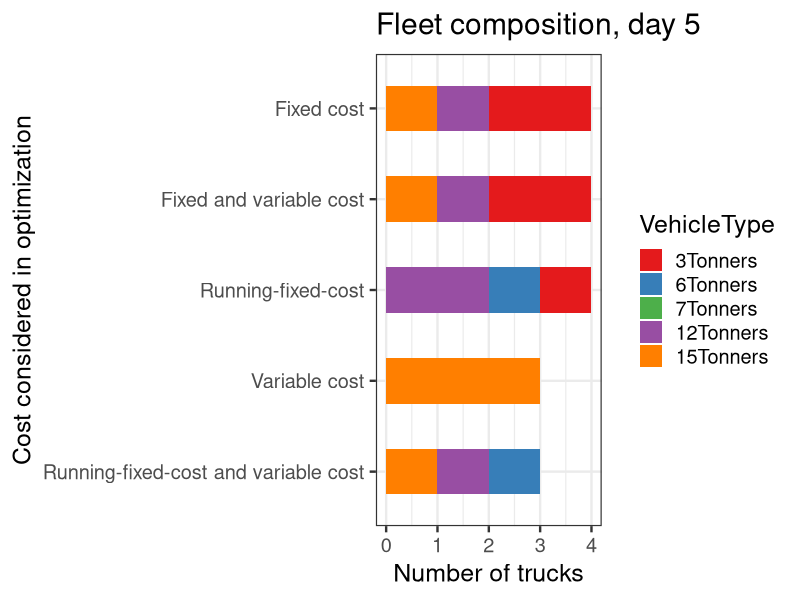
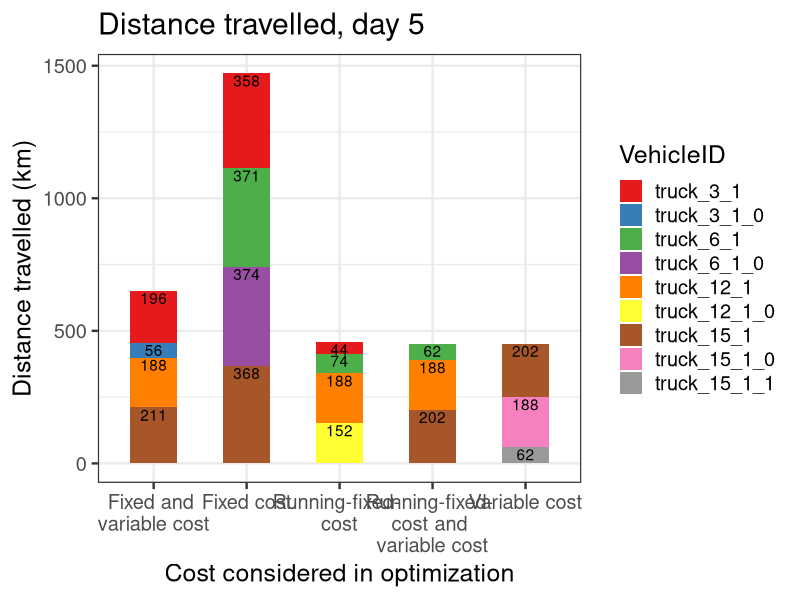
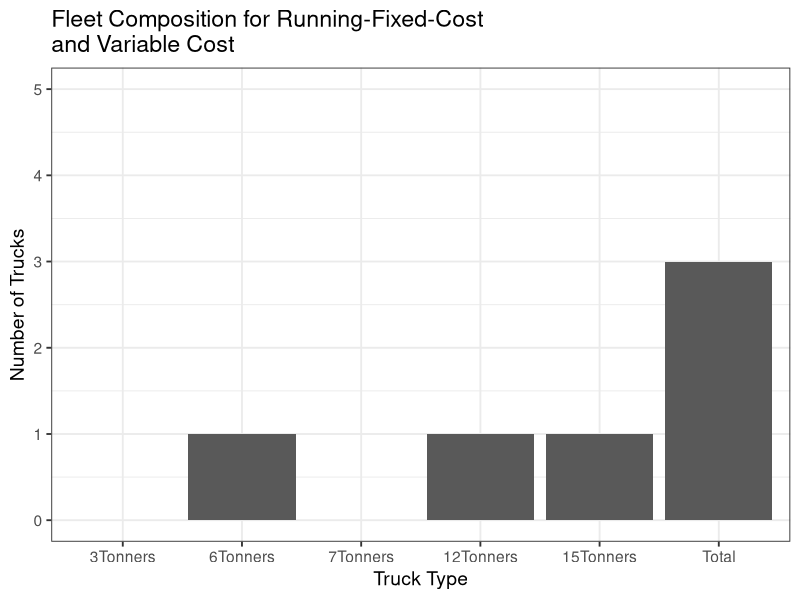
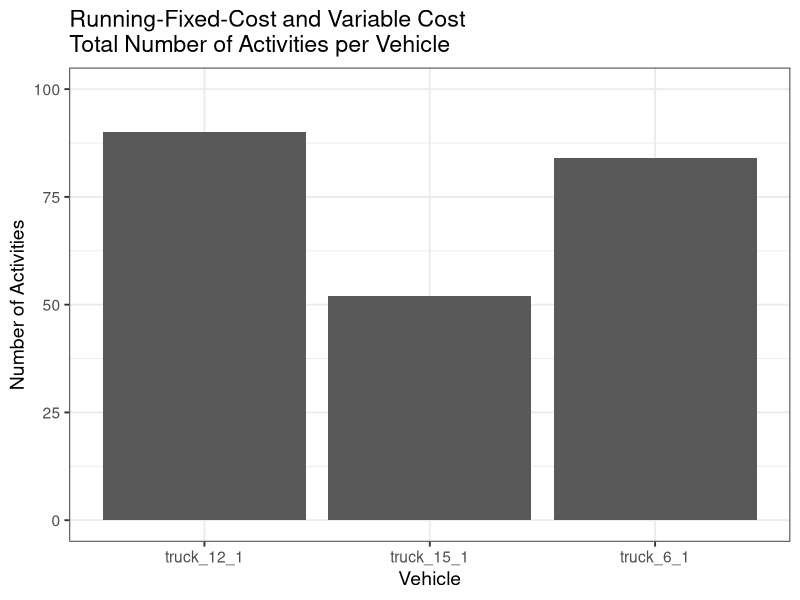
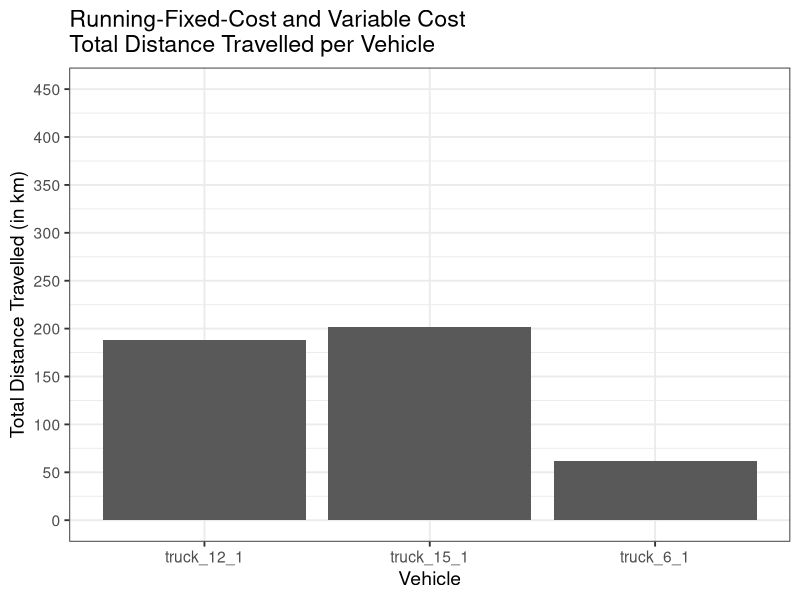
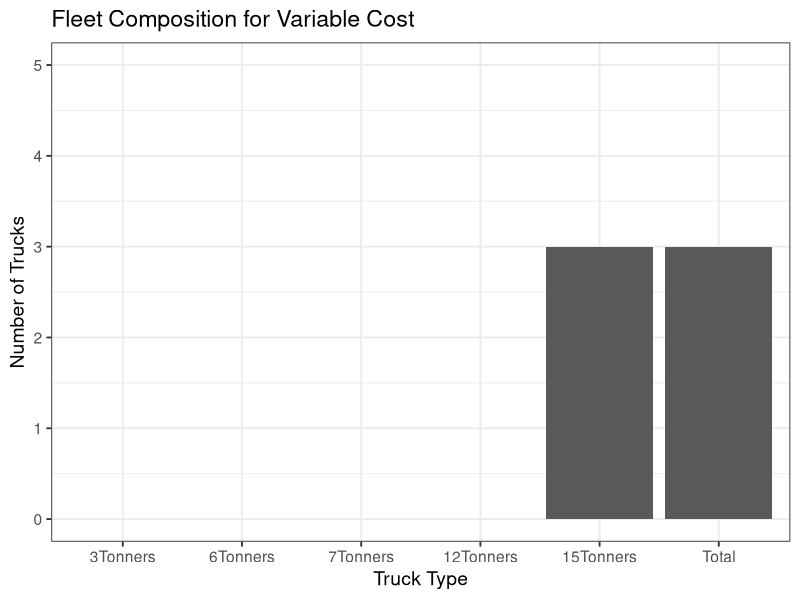
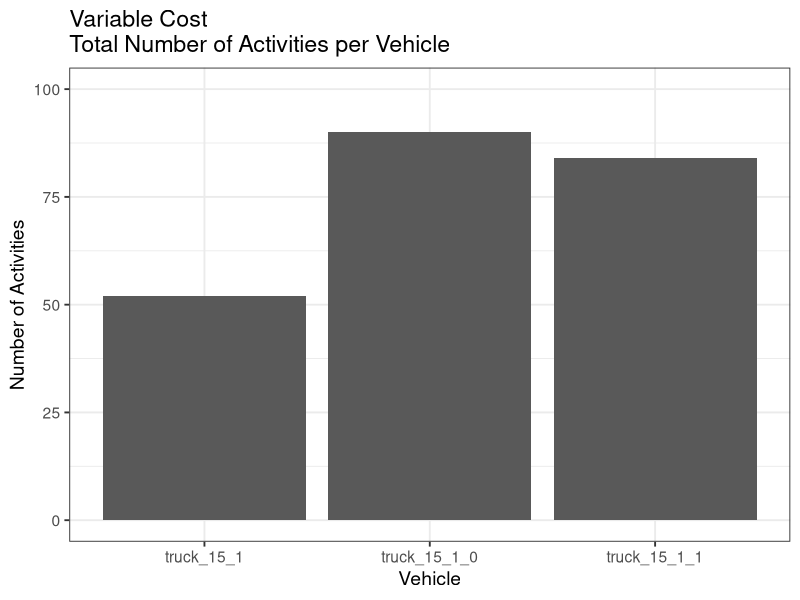
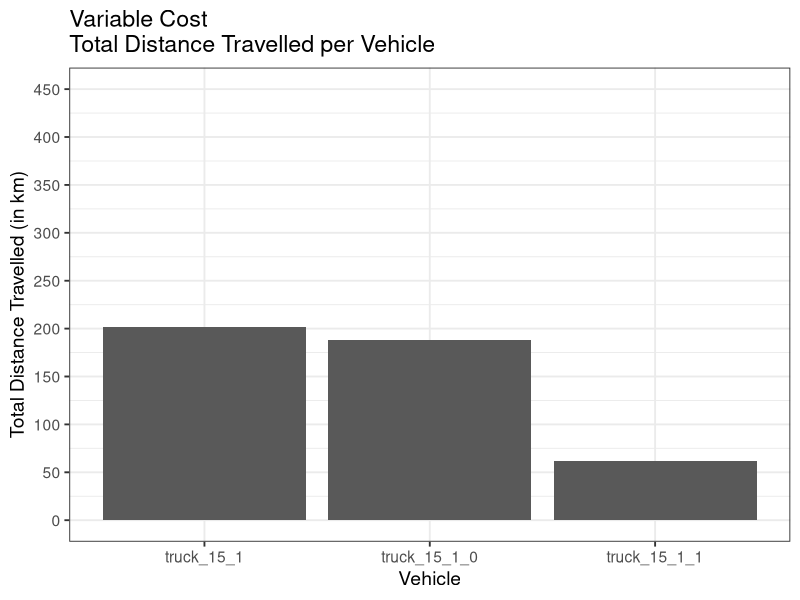

Reproduce these figures in R, in order.
##Set working directory to where the output files for MyCarrierPlanInterpreter.java are
setwd("/home/frans/Documents/BPJ420/CarrierPlanInterpreter/Day5")

##Load ggplot2 package for plotting data 
library(ggplot2)

##Load xtable package to generate LaTeX code for tables
library(xtable)

##RUNNING-FIXED COSTS AND VARIABLE COSTS
##Read in the .csv file containing data about the fleet composition for running fixed costs and variable costs
FSMinfoRunFixAndVar <- read.csv("Day5_80_vehicleTypesFixedRunningAndVariablesumValues.csv")

##Make Seperate tables for each type of truck for running fixed costs and variable costs
RunFixAndVarThreeTonners <- FSMinfoRunFixAndVar[grep("truck_3",FSMinfoRunFixAndVar$vehId),]
RunFixAndVarSixTonners <- FSMinfoRunFixAndVar[grep("truck_6",FSMinfoRunFixAndVar$vehId),]
RunFixAndVarSevenTonners <- FSMinfoRunFixAndVar[grep("truck_7",FSMinfoRunFixAndVar$vehId),]
RunFixAndVarTwelveTonners <- FSMinfoRunFixAndVar[grep("truck_12",FSMinfoRunFixAndVar$vehId),]
RunFixAndVarFifteenTonners <- FSMinfoRunFixAndVar[grep("truck_15",FSMinfoRunFixAndVar$vehId),]

##Make a table indicating how many vehicles of each type was specified for running fixed costs and variable costs
CollumnNames <- c("3Tonners", "6Tonners", "7Tonners", "12Tonners", "15Tonners")
TruckTotals <- data.frame(matrix(nrow=0, ncol=5))
TruckTotals <- rbind(c(length(RunFixAndVarThreeTonners$vehId),length(RunFixAndVarSixTonners$vehId),length(RunFixAndVarSevenTonners$vehId),length(RunFixAndVarTwelveTonners$vehId),length(RunFixAndVarFifteenTonners$vehId)))
colnames(TruckTotals) <- CollumnNames
rownames(TruckTotals) <- "RunFixAndVar"

##VARIABLE COSTS ONLY
##Read in the .csv file containing data about the fleet composition for variable costs only
FSMinfoVar <- read.csv("Day5_80_vehicleTypesOnlyVariablesumValues.csv")

##Make Seperate tables for each type of truck for variable costs only
VarThreeTonners <- FSMinfoVar[grep("truck_3",FSMinfoVar$vehId),]
VarSixTonners <- FSMinfoVar[grep("truck_6",FSMinfoVar$vehId),]
VarSevenTonners <- FSMinfoVar[grep("truck_7",FSMinfoVar$vehId),]
VarTwelveTonners <- FSMinfoVar[grep("truck_12",FSMinfoVar$vehId),]
VarFifteenTonners <- FSMinfoVar[grep("truck_15",FSMinfoVar$vehId),]

##Append the data for using variable cost only to the TruckTotals data.frame
TruckTotals <- rbind(TruckTotals,c(length(VarThreeTonners$vehId),length(VarSixTonners$vehId),length(VarSevenTonners$vehId),length(VarTwelveTonners$vehId),length(VarFifteenTonners$vehId)))
rownames(TruckTotals) <- c("RunFixAndVar","VarOnly")


##RUNNING FIXED COSTS ONLY
##Read in the .csv file containing data about the fleet composition for running fixed cost only
FSMinfoRunFix <- read.csv("Day5_80_vehicleTypesOnlyFixedRunningsumValues.csv")

##Make Seperate tables for each type of truck for fixed cost only
RunFixThreeTonners <- FSMinfoRunFix[grep("truck_3",FSMinfoRunFix$vehId),]
RunFixSixTonners <- FSMinfoRunFix[grep("truck_6",FSMinfoRunFix$vehId),]
RunFixSevenTonners <- FSMinfoRunFix[grep("truck_7",FSMinfoRunFix$vehId),]
RunFixTwelveTonners <- FSMinfoRunFix[grep("truck_12",FSMinfoRunFix$vehId),]
RunFixFifteenTonners <- FSMinfoRunFix[grep("truck_15",FSMinfoRunFix$vehId),]

##Append the data for using variable cost only to the TruckTotals data.frame
TruckTotals <- rbind(TruckTotals,c(length(RunFixThreeTonners$vehId),length(RunFixSixTonners$vehId),length(RunFixSevenTonners$vehId),length(RunFixTwelveTonners$vehId),length(RunFixFifteenTonners$vehId)))
rownames(TruckTotals) <- c("RunFixAndVar","VarOnly","RunFixOnly")


##FIXED COSTS AND VARIABLE COSTS
##Read in the .csv file containing data about the fleet composition for fixed cost and variable cost
FSMinfoFixAndVar <- read.csv("Day5_80_vehicleTypesAbsFixAndVarsumValues.csv")

##Make Seperate tables for each type of truck for fixed and variable cost 
FixAndVarThreeTonners <- FSMinfoFixAndVar[grep("truck_3",FSMinfoFixAndVar$vehId),]
FixAndVarSixTonners <- FSMinfoFixAndVar[grep("truck_6",FSMinfoFixAndVar$vehId),]
FixAndVarSevenTonners <- FSMinfoFixAndVar[grep("truck_7",FSMinfoFixAndVar$vehId),]
FixAndVarTwelveTonners <- FSMinfoFixAndVar[grep("truck_12",FSMinfoFixAndVar$vehId),]
FixAndVarFifteenTonners <- FSMinfoFixAndVar[grep("truck_15",FSMinfoFixAndVar$vehId),]

##Append the data for using fixed and variable cost to the TruckTotals data.frame
TruckTotals <- rbind(TruckTotals,c(length(FixAndVarThreeTonners$vehId),length(FixAndVarSixTonners$vehId),length(FixAndVarSevenTonners$vehId),length(FixAndVarTwelveTonners$vehId),length(FixAndVarFifteenTonners$vehId)))
rownames(TruckTotals) <- c("RunFixAndVar","VarOnly","RunFixOnly","FixAndVar")

##FIXED COST ONLY
##Read in the .csv file containing data about the fleet composition for fixed cost only
FSMinfoFix <- read.csv("Day5_80_vehicleTypesOnlyAbsFixsumValues.csv")

##Make Seperate tables for each type of truck for fixed cost only
FixThreeTonners <- FSMinfoFix[grep("truck_3",FSMinfoFixAndVar$vehId),]
FixSixTonners <- FSMinfoFix[grep("truck_6",FSMinfoFixAndVar$vehId),]
FixSevenTonners <- FSMinfoFix[grep("truck_7",FSMinfoFixAndVar$vehId),]
FixTwelveTonners <- FSMinfoFix[grep("truck_12",FSMinfoFixAndVar$vehId),]
FixFifteenTonners <- FSMinfoFix[grep("truck_15",FSMinfoFixAndVar$vehId),]

##Append the data for using fixed cost only to the TruckTotals data.frame
TruckTotals <- rbind(TruckTotals,c(length(FixThreeTonners$vehId),length(FixSixTonners$vehId),length(FixSevenTonners$vehId),length(FixTwelveTonners$vehId),length(FixFifteenTonners$vehId)))
rownames(TruckTotals) <- c("Running-fixed-cost and variable cost","Variable cost","Running-fixed-cost","Fixed and variable cost","Fixed cost")
##Adding a new column which shows total number of vehicles for each cost scenario
TruckTotals <- cbind(TruckTotals, rowSums(TruckTotals))
CollumnNames <- c("3Tonners", "6Tonners", "7Tonners", "12Tonners", "15Tonners", "Total")
colnames(TruckTotals) <- CollumnNames

##Plot fleet composition for running-fixed cost and variable cost with ggplot2 Package
x <- CollumnNames
x <- as.character(x)
x <- factor(x, levels=unique(x))
y <- TruckTotals[1,]
ggplotData <- data.frame(x,y)
g <- ggplot(data = ggplotData, aes(x=x,y=y)) + geom_bar(stat="identity") + xlab("Truck Type") + ylab("Number of Trucks") 
g <- g + theme_bw(base_size = 14) + ggtitle("Fleet Composition for Running-Fixed-Cost \nand Variable Cost") 
g1 <- g + coord_cartesian(ylim=c(0, 5)) + scale_y_continuous(breaks=seq(0, 5, 1))
setwd("/home/frans/Documents/BPJ420/Rplots/Day5")
pdf("RunFixAndVar.pdf")
print(g1)
dev.off()

#Plot specific vehicles against the number of activities performed by each vehicle for running-fixed cost and variable cost
x <- FSMinfoRunFixAndVar$vehId
y <- FSMinfoRunFixAndVar$numOfAct
ActivityData <- data.frame(x,y)
g <- ggplot(data = ActivityData, aes(x=x, y=y)) + geom_bar(stat="identity") +xlab("Vehicle") +ylab("Number of Activities")
gA1 <- g + ggtitle("Running-Fixed-Cost and Variable Cost \nTotal Number of Activities per Vehicle") + theme_bw(base_size = 14) 
gA1 <- gA1 + coord_cartesian(ylim=c(0, 100)) + scale_y_continuous(breaks=seq(0, 100, 25))
pdf("VehicleActivitiesRunFixAndVar.pdf")
print(gA1)
dev.off()


#Plot specific vehicles against the distance travelled for each vehicle for running-fixed and variable cost
x <- FSMinfoRunFixAndVar$vehId
y <- FSMinfoRunFixAndVar$totDist
y <- y/1000 ##Convert y from meters to kilometers
DistanceData <- data.frame(x,y)
g <- ggplot(data = DistanceData, aes(x=x, y=y)) + geom_bar(stat="identity") +xlab("Vehicle") +ylab("Total Distance Travelled (in km)")
gD1 <- g + ggtitle("Running-Fixed-Cost and Variable Cost \nTotal Distance Travelled per Vehicle") + theme_bw(base_size = 14)
gD1 <- gD1 + coord_cartesian(ylim=c(0, 450)) + scale_y_continuous(breaks=seq(0, 450, 50))
pdf("VehicleDistanceRunFixAndVar.pdf")
print(gD1)
dev.off()

##Plot fleet composition for variable cost with ggplot2 Package
x <- CollumnNames
x <- as.character(x)
x <- factor(x, levels=unique(x))
y <- TruckTotals[2,]
ggplotData <- data.frame(x,y)
g <- ggplot(data = ggplotData, aes(x=x,y=y)) + geom_bar(stat="identity") + xlab("Truck Type") + ylab("Number of Trucks") 
g <- g + theme_bw(base_size = 14) + ggtitle("Fleet Composition for Variable Cost") 
g2 <- g + coord_cartesian(ylim=c(0, 5)) + scale_y_continuous(breaks=seq(0, 5, 1))
pdf("Var.pdf")
print(g2)
dev.off()

#Plot specific vehicles against the number of activities performed by each vehicle for variable cost
x <- FSMinfoVar$vehId
y <- FSMinfoVar$numOfAct
ActivityData <- data.frame(x,y)
g <- ggplot(data = ActivityData, aes(x=x, y=y)) + geom_bar(stat="identity") +xlab("Vehicle") +ylab("Number of Activities")
gA2 <- g + ggtitle("Variable Cost \nTotal Number of Activities per Vehicle") + theme_bw(base_size = 14)
gA2 <- gA2 + coord_cartesian(ylim=c(0, 100)) + scale_y_continuous(breaks=seq(0, 100, 25))
pdf("VehicleActivitiesVar.pdf")
print(gA2)
dev.off()


#Plot specific vehicles against the distance travelled for each vehicle for variable cost
x <- FSMinfoVar$vehId
y <- FSMinfoVar$totDist
y <- y/1000 ##Convert y from meters to kilometers
DistanceData <- data.frame(x,y)
g <- ggplot(data = DistanceData, aes(x=x, y=y)) + geom_bar(stat="identity") +xlab("Vehicle") +ylab("Total Distance Travelled (in km)")
gD2 <- g + ggtitle("Variable Cost \nTotal Distance Travelled per Vehicle") + theme_bw(base_size = 14)
gD2 <- gD2 + coord_cartesian(ylim=c(0, 450)) + scale_y_continuous(breaks=seq(0, 450, 50))
pdf("VehicleDistanceVar.pdf")
print(gD2)
dev.off()

##Plot fleet composition for running-fixed cost with ggplot2 Package
x <- CollumnNames
x <- as.character(x)
x <- factor(x, levels=unique(x))
y <- TruckTotals[3,]
ggplotData <- data.frame(x,y)
g <- ggplot(data = ggplotData, aes(x=x,y=y)) + geom_bar(stat="identity") + xlab("Truck Type") + ylab("Number of Trucks") 
g <- g + theme_bw(base_size = 14) + ggtitle("Fleet Composition for Running-Fixed-Cost") 
g3 <- g + coord_cartesian(ylim=c(0, 5)) + scale_y_continuous(breaks=seq(0, 5, 1))
pdf("RunFix.pdf")
print(g3)
dev.off()

#Plot specific vehicles against the number of activities performed by each vehicle for running-fixed cost
x <- FSMinfoRunFix$vehId
y <- FSMinfoRunFix$numOfAct
ActivityData <- data.frame(x,y)
g <- ggplot(data = ActivityData, aes(x=x, y=y)) + geom_bar(stat="identity") +xlab("Vehicle") +ylab("Number of Activities")
gA3 <- g + ggtitle("Running-Fixed-Cost \nTotal Number of Activities per Vehicle") + theme_bw(base_size = 14)
gA3 <- gA3 + coord_cartesian(ylim=c(0, 100)) + scale_y_continuous(breaks=seq(0, 100, 25))
pdf("VehicleActivitiesRunFix.pdf")
print(gA3)
dev.off()


#Plot specific vehicles against the distance travelled for each vehicle for running-fixed cost
x <- FSMinfoRunFix$vehId
y <- FSMinfoRunFix$totDist
y <- y/1000 ##Convert y from meters to kilometers
DistanceData <- data.frame(x,y)
g <- ggplot(data = DistanceData, aes(x=x, y=y)) + geom_bar(stat="identity") +xlab("Vehicle") +ylab("Total Distance Travelled (in km)")
gD3 <- g + ggtitle("Running-Fixed-Cost \nTotal Distance Travelled per Vehicle") + theme_bw(base_size = 14)
gD3 <- gD3 + coord_cartesian(ylim=c(0, 450)) + scale_y_continuous(breaks=seq(0, 450, 50))
pdf("VehicleDistanceRunFix.pdf")
print(gD3)
dev.off()

##Plot fleet composition for fixed and variable cost with ggplot2 Package
x <- CollumnNames
x <- as.character(x)
x <- factor(x, levels=unique(x))
y <- TruckTotals[4,]
ggplotData <- data.frame(x,y)
g <- ggplot(data = ggplotData, aes(x=x,y=y)) + geom_bar(stat="identity") + xlab("Truck Type") + ylab("Number of Trucks") 
g <- g + theme_bw(base_size = 14) + ggtitle("Fleet Composition for Fixed and Variable Cost") 
g4 <- g + coord_cartesian(ylim=c(0, 5)) + scale_y_continuous(breaks=seq(0, 5, 1))
pdf("FixVar.pdf")
print(g4)
dev.off()

#Plot specific vehicles against the number of activities performed by each vehicle for fixed and variable cost
x <- FSMinfoFixAndVar$vehId
y <- FSMinfoFixAndVar$numOfAct
ActivityData <- data.frame(x,y)
g <- ggplot(data = ActivityData, aes(x=x, y=y)) + geom_bar(stat="identity") +xlab("Vehicle") +ylab("Number of Activities")
gA4 <- g + ggtitle("Fixed and Variable Cost \nTotal Number of Activities per Vehicle") + theme_bw(base_size = 14)
gA4 <- gA4 + coord_cartesian(ylim=c(0, 100)) + scale_y_continuous(breaks=seq(0, 100, 25))
pdf("VehicleActivitiesFixAndVar.pdf")
print(gA4)
dev.off()


#Plot specific vehicles against the distance travelled for each vehicle for fixed and variable cost
x <- FSMinfoFixAndVar$vehId
y <- FSMinfoFixAndVar$totDist
y <- y/1000 ##Convert y from meters to kilometers
DistanceData <- data.frame(x,y)
g <- ggplot(data = DistanceData, aes(x=x, y=y)) + geom_bar(stat="identity") +xlab("Vehicle") +ylab("Total Distance Travelled (in km)")
gD4 <- g + ggtitle("Fixed and Variable Cost \nTotal Distance Travelled per Vehicle") + theme_bw(base_size = 14)
gD4 <- gD4 + coord_cartesian(ylim=c(0, 450)) + scale_y_continuous(breaks=seq(0, 450, 50))
pdf("VehicleDistanceFixAndVar.pdf")
print(gD4)
dev.off()

##Plot fleet composition for fixed cost with ggplot2 package
x <- CollumnNames
x <- as.character(x)
x <- factor(x, levels=unique(x))
y <- TruckTotals[5,]
ggplotData <- data.frame(x,y)
g <- ggplot(data = ggplotData, aes(x=x,y=y)) + geom_bar(stat="identity") + xlab("Truck Type") + ylab("Number of Trucks") 
g <- g + theme_bw(base_size = 14) + ggtitle("Fleet Composition for Fixed Cost") 
g5 <- g + coord_cartesian(ylim=c(0, 5)) + scale_y_continuous(breaks=seq(0, 5, 1))
pdf("Fix.pdf")
print(g5)
dev.off()

#Plot specific vehicles against the number of activities performed by each vehicle for fixed cost
x <- FSMinfoFix$vehId
y <- FSMinfoFix$numOfAct
ActivityData <- data.frame(x,y)
g <- ggplot(data = ActivityData, aes(x=x, y=y)) + geom_bar(stat="identity") +xlab("Vehicle") +ylab("Number of Activities")
gA5 <- g + ggtitle("Fixed Cost \nTotal Number of Activities per Vehicle") + theme_bw(base_size = 14)
gA5 <- gA5 + coord_cartesian(ylim=c(0, 100)) + scale_y_continuous(breaks=seq(0, 100, 25))
pdf("VehicleActivitiesFix.pdf")
print(gA5)
dev.off()


#Plot specific vehicles against the distance travelled for each vehicle for fixed cost
x <- FSMinfoFix$vehId
y <- FSMinfoFix$totDist
y <- y/1000 ##Convert y from meters to kilometers
DistanceData <- data.frame(x,y)
g <- ggplot(data = DistanceData, aes(x=x, y=y)) + geom_bar(stat="identity") +xlab("Vehicle") +ylab("Total Distance Travelled (in km)")
gD5 <- g + ggtitle("Fixed Cost \nTotal Distance Travelled per Vehicle") + theme_bw(base_size = 14)
gD5 <- gD5 + coord_cartesian(ylim=c(0, 450)) + scale_y_continuous(breaks=seq(0, 450, 50))
pdf("VehicleDistanceFix.pdf")
print(gD5)
dev.off()

##Plot total fleet size for each cost parameter with ggplot2 package
x <- rownames(TruckTotals)
y <- TruckTotals[,6]
ggplotData <- data.frame(x,y)
g <- ggplot(data = ggplotData, aes(x=x,y=y)) + geom_bar(stat="identity") + xlab("Cost Parameters Used As Input") + ylab("Total Number of Trucks") 
g <- g + theme_bw(base_size = 14) + ggtitle("Total Fleet Size") 
g6 <- g + coord_cartesian(ylim=c(0, 5)) + scale_y_continuous(breaks=seq(0, 5, 1))
pdf("FCTotals.pdf", width = 15)
print(g6)
dev.off()

##Define multiplot Function

multiplot <- function(..., plotlist=NULL, file, cols=1, layout=NULL) {
        require(grid)
        
        # Make a list from the ... arguments and plotlist
        plots <- c(list(...), plotlist)
        
        numPlots = length(plots)
        
        # If layout is NULL, then use 'cols' to determine layout
        if (is.null(layout)) {
                # Make the panel
                # ncol: Number of columns of plots
                # nrow: Number of rows needed, calculated from # of cols
                layout <- matrix(seq(1, cols * ceiling(numPlots/cols)),
                                 ncol = cols, nrow = ceiling(numPlots/cols))
        }
        
        if (numPlots==1) {
                print(plots[[1]])
                
        } else {
                # Set up the page
                grid.newpage()
                pushViewport(viewport(layout = grid.layout(nrow(layout), ncol(layout))))
                
                # Make each plot, in the correct location
                for (i in 1:numPlots) {
                        # Get the i,j matrix positions of the regions that contain this subplot
                        matchidx <- as.data.frame(which(layout == i, arr.ind = TRUE))
                        
                        print(plots[[i]], vp = viewport(layout.pos.row = matchidx$row,
                                                        layout.pos.col = matchidx$col))
                }
        }
}

##Plot fleet compositions for different cost input parameters
pdf("allplots.pdf", width = 12, height = 12)
multiplot(g1,g2,g3,g4,g5, cols=2)
dev.off()

##Plot activities per vehicle for different cost parameters
pdf("allActivities.pdf", width = 12, height = 12)
multiplot(gA1,gA2,gA3,gA4,gA5, cols=2)
dev.off()

##Plot distance travelled per vehicle for different cost parameters
pdf("allDistances.pdf", width = 12, height = 12)
multiplot(gD1,gD2,gD3,gD4,gD5, cols=2)
dev.off()

##Plot total cost for each model run
x <- c("Fixed cost", "Fixed and variable cost", "Running-fixed-cost", "Running-fixed-cost and variable cost", "Variable cost")
y <- c(FSMinfoFix$score[1]/100, FSMinfoFixAndVar$score[1]/100, FSMinfoRunFix$score[1]/100, FSMinfoRunFixAndVar$score[1]/100, FSMinfoVar$score[1]/100)*-1
TotCostData <- data.frame(x,y)
g <- ggplot(data = TotCostData, aes(x=x, y=y)) + geom_bar(stat="identity", fill="slateblue", width=0.5) +xlab("Cost considered in optimization") +ylab("Cost (in R)")
g <- g + theme_bw(base_size = 18) + ggtitle("Total cost, day 5") 
pdf("TotalCosts.pdf", width = 15)
print(g)
dev.off()

##Plot total distance travelled for each set of cost parameters
x <- c("Fixed Cost", "Fixed and Variable Cost", "Running-Fixed-Cost", "Running-Fixed-Cost and Variable Cost", "Variable Cost")
y <- c(sum(FSMinfoFix$totDist)/1000, sum(FSMinfoFixAndVar$totDist)/1000, sum(FSMinfoRunFix$totDist)/1000, sum(FSMinfoRunFixAndVar$totDist)/1000, sum(FSMinfoVar$totDist)/1000)
TotDistData <- data.frame(x,y)
g <- ggplot(data = TotDistData, aes(x=x, y=y)) + geom_bar(stat="identity") +xlab("Cost Parameters") + ylab("Total Distance (in km)")
g <- g + theme_bw(base_size = 14) + ggtitle("Total Distance") 
pdf("TotalDistance.pdf", width = 13)
print(g)
dev.off()
##Generate LaTeX code for Fleet Composition and Total Costs 

xtable(TruckTotals)
xtable(TotCostData)

##Convert info generated from CarrierPlanInterpreter into convenient units to export to tables
FSMinfoFix$totDist <- FSMinfoFix$totDist/1000 #Convert from m to km
FSMinfoFix$totTravelTime <- FSMinfoFix$totTravelTime/(60^2) #Convert from seconds to hours
FSMinfoFix <- FSMinfoFix[,-2] #Remove the score column from the data.frame
FSMinfoFix <- FSMinfoFix[,-5] #Remove the totActTime column from the data.frame
colnames(FSMinfoFix) <- c("Vehicle", "Number of Activities", "Total Distance (in km)", "Total Travel Time (in hours)")
##Repeat for fixed and variable cost
FSMinfoFixAndVar$totDist <- FSMinfoFixAndVar$totDist/1000 #Convert from m to km
FSMinfoFixAndVar$totTravelTime <- FSMinfoFixAndVar$totTravelTime/(60^2) #Convert from seconds to hours
FSMinfoFixAndVar <- FSMinfoFixAndVar[,-2] #Remove the score column from the data.frame
FSMinfoFixAndVar <- FSMinfoFixAndVar[,-5] #Remove the totActTime column from the data.frame
colnames(FSMinfoFixAndVar) <- c("Vehicle", "Number of Activities", "Total Distance (in km)", "Total Travel Time (in hours)")
##Repeat for running-fixed-cost
FSMinfoRunFix$totDist <- FSMinfoRunFix$totDist/1000 #Convert from m to km
FSMinfoRunFix$totTravelTime <- FSMinfoRunFix$totTravelTime/(60^2) #Convert from seconds to hours
FSMinfoRunFix <- FSMinfoRunFix[,-2] #Remove the score column from the data.frame
FSMinfoRunFix <- FSMinfoRunFix[,-5] #Remove the totActTime column from the data.frame
colnames(FSMinfoRunFix) <- c("Vehicle", "Number of Activities", "Total Distance (in km)", "Total Travel Time (in hours)")
##Repeat for running-fixed-cost and variable cost
FSMinfoRunFixAndVar$totDist <- FSMinfoRunFixAndVar$totDist/1000 #Convert from m to km
FSMinfoRunFixAndVar$totTravelTime <- FSMinfoRunFixAndVar$totTravelTime/(60^2) #Convert from seconds to hours
FSMinfoRunFixAndVar <- FSMinfoRunFixAndVar[,-2] #Remove the score column from the data.frame
FSMinfoRunFixAndVar <- FSMinfoRunFixAndVar[,-5] #Remove the totActTime column from the data.frame
colnames(FSMinfoRunFixAndVar) <- c("Vehicle", "Number of Activities", "Total Distance (in km)", "Total Travel Time (in hours)")
##Repeat for variable cost
FSMinfoVar$totDist <- FSMinfoVar$totDist/1000 #Convert from m to km
FSMinfoVar$totTravelTime <- FSMinfoVar$totTravelTime/(60^2) #Convert from seconds to hours
FSMinfoVar <- FSMinfoVar[,-2] #Remove the score column from the data.frame
FSMinfoVar <- FSMinfoVar[,-5] #Remove the totActTime column from the data.frame
colnames(FSMinfoVar) <- c("Vehicle", "Number of Activities", "Total Distance (in km)", "Total Travel Time (in hours)")

##Export tables indicating number of activities, total distance traveled and total travel time per vehicle
xtable(FSMinfoFix)
xtable(FSMinfoFixAndVar)
xtable(FSMinfoRunFix)
xtable(FSMinfoRunFixAndVar)
xtable(FSMinfoVar)

##Make a new data.frame to get the TruckTotals information plotted in a stacked bar chart
TruckTotals <- TruckTotals[,-6] #Remove the "Totals" column
library(reshape2)
m.TruckTotals <- melt(TruckTotals)
colnames(m.TruckTotals) <- c("CostParameters","VehicleType","NumOfVehicles")
StackPlot <- ggplot(data=m.TruckTotals, aes(x=CostParameters,y=NumOfVehicles,fill=VehicleType)) + geom_bar(stat='identity', width=.5)
StackPlot <- StackPlot + coord_flip() + xlab("Cost considered in optimization") + ylab("Number of trucks") + scale_fill_brewer(palette = "Set1")
StackPlot <- StackPlot + theme_bw(base_size = 18) + ggtitle("Fleet composition, day 5")
StackPlot
pdf("Day5FC.pdf", width = 10)
print(StackPlot)
dev.off()

##Make a new data.fram to make stacked bar charts for run info
FSMinfoFix["Cost"] <- "Fixed cost"
FSMinfoFixAndVar["Cost"] <- "Fixed and variable cost"
FSMinfoRunFix["Cost"] <- "Running-fixed-cost"
FSMinfoRunFixAndVar["Cost"] <- "Running-fixed-cost and variable cost"
FSMinfoVar["Cost"] <- "Variable cost"
FSMinfo <- data.frame()
FSMinfo <- rbind(FSMinfoFix,FSMinfoFixAndVar,FSMinfoRunFix,FSMinfoRunFixAndVar,FSMinfoVar)
colnames(FSMinfo) <- c("VehicleID", "NumOfActivities","TotalDistKM", "TotalTravelTimeHours","Cost")
FSMinfo$VehicleID <- factor(x = FSMinfo$VehicleID, c("truck_3_1","truck_3_1_0", "truck_3_1_1", "truck_6_1", "truck_6_1_0",  "truck_12_1", "truck_12_1_0", "truck_15_1", "truck_15_1_0", "truck_15_1_1"))
FSMinfo$TotalDistKM <- round(FSMinfo$TotalDistKM,0)
DistanceStackPlot <- ggplot(data=FSMinfo, aes(x=Cost,y=TotalDistKM,fill=VehicleID)) + geom_bar(stat='identity', width=.5)
DistanceStackPlot <- DistanceStackPlot + scale_fill_brewer(palette = "Set1") + xlab("Cost considered in optimization") + ylab("Distance travelled (km)")
DistanceStackPlot <- DistanceStackPlot + theme_bw(base_size = 18) + ggtitle("Distance travelled, day 5") + geom_text(aes(label =TotalDistKM), position = "stack", hjust = 0.5, vjust = 1.1)
DistanceStackPlot <- DistanceStackPlot + scale_x_discrete(labels = c("Fixed and variable cost" = "Fixed and \nvariable cost", "Running-fixed-cost and variable cost" = "Running-fixed- \ncost and \nvariable cost", "Running-fixed-cost" = "Running-fixed- \ncost"))
DistanceStackPlot
pdf("DistanceDay5.pdf", width = 11)
print(DistanceStackPlot)
dev.off()